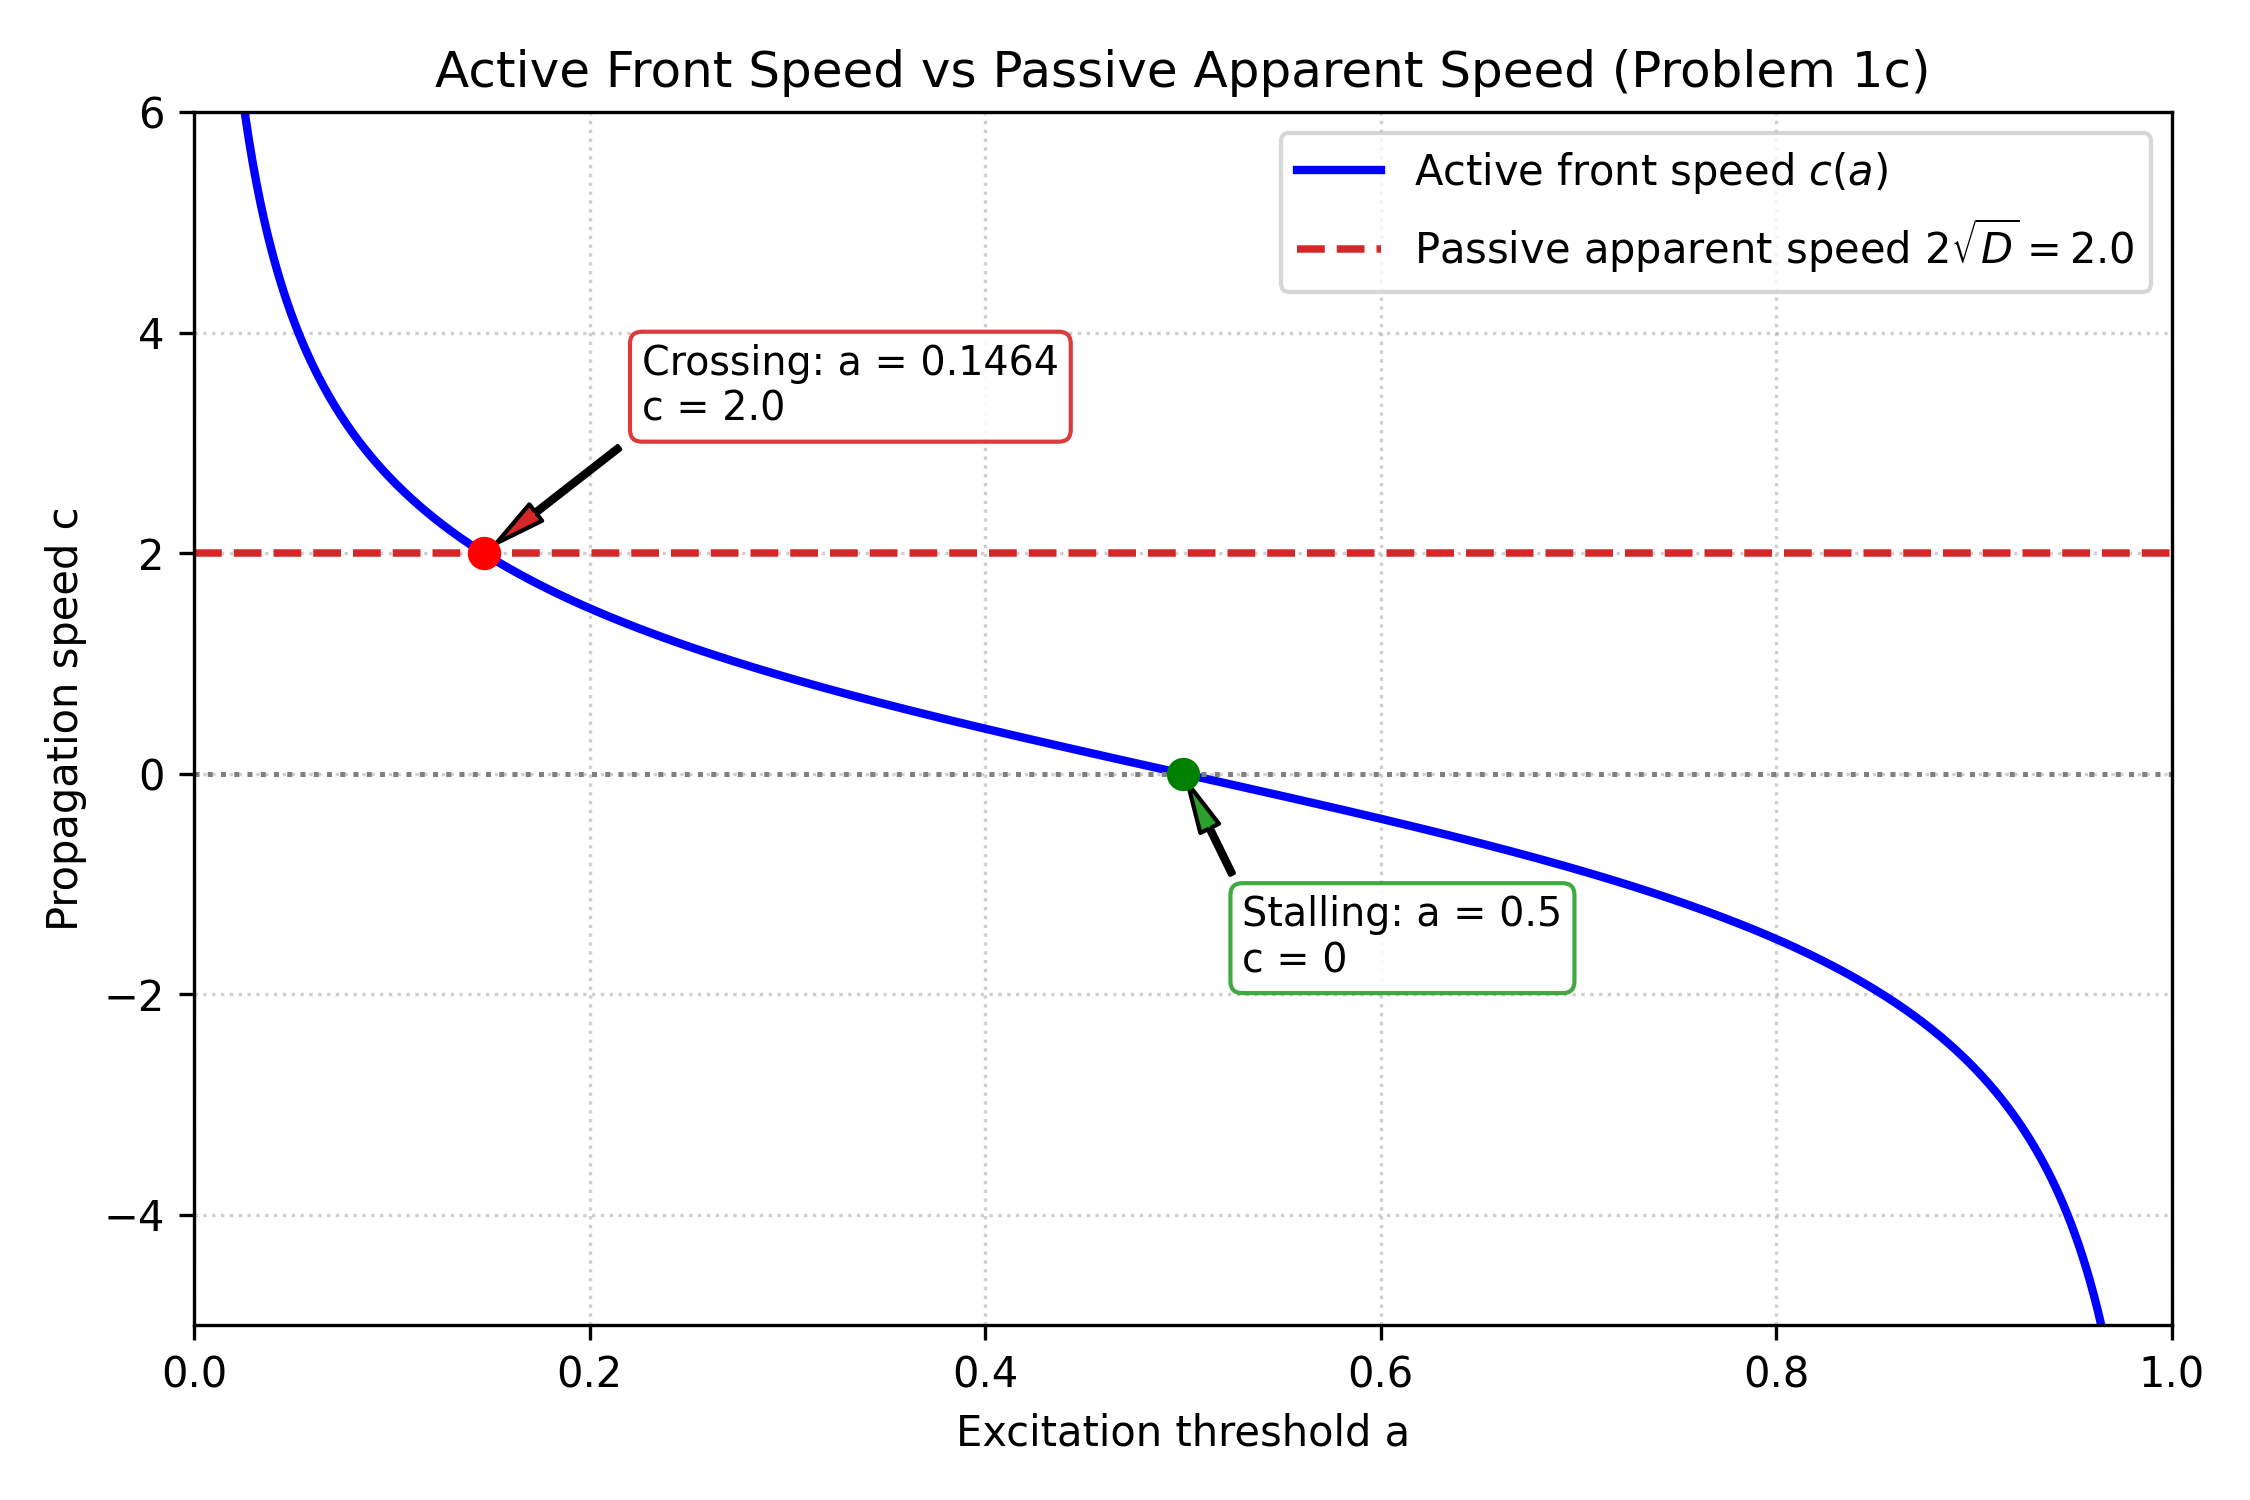

This figure's Python source:
import numpy as np
import matplotlib.pyplot as plt


def front_speed(a, D=1.0):
    """Active McKean traveling front speed c(a) for threshold a."""
    return np.sqrt(D) * (1.0 - 2.0 * a) / np.sqrt(a * (1.0 - a))


if __name__ == "__main__":
    D = 1.0

    # Key points for Problem 1(c) plot
    a_crossing = (2.0 - np.sqrt(2.0)) / 4.0
    c_crossing = front_speed(a_crossing, D)

    print("=" * 60)
    print("PROBLEM 1(c): Active Wavefront Speed vs Passive Speed")
    print("=" * 60)
    print(f"Crossing point (c = 2*sqrt(D)): a = {a_crossing:.4f}, c = {c_crossing:.4f}")
    print(f"Stalling point (c = 0):          a = 0.5000, c = 0.0000")
    print("=" * 60)

    # Plot c(a) vs passive apparent speed
    fig, ax = plt.subplots(figsize=(7.5, 5))

    a_grid = np.linspace(0.01, 0.99, 1000)
    c_grid = front_speed(a_grid, D)

    ax.plot(a_grid, c_grid, "b-", lw=2, label=r"Active front speed $c(a)$")
    ax.axhline(2.0 * np.sqrt(D), color="tab:red", linestyle="--", lw=1.8,
               label=r"Passive apparent speed $2\sqrt{D} = 2.0$")
    ax.axhline(0.0, color="gray", linestyle=":", lw=1.2)

    # Highlight crossing point
    ax.plot(a_crossing, 2.0 * np.sqrt(D), "ro", markersize=7, zorder=5)
    ax.annotate(f"Crossing: a = {a_crossing:.4f}\nc = 2.0",
                xy=(a_crossing, 2.0), xytext=(a_crossing + 0.08, 3.2),
                arrowprops=dict(facecolor="tab:red", shrink=0.08, width=1, headwidth=5),
                fontsize=9.5,
                bbox=dict(boxstyle="round,pad=0.3", facecolor="white", edgecolor="tab:red", alpha=0.9))

    # Highlight stalling point
    ax.plot(0.5, 0.0, "go", markersize=7, zorder=5)
    ax.annotate("Stalling: a = 0.5\nc = 0",
                xy=(0.5, 0.0), xytext=(0.53, -1.8),
                arrowprops=dict(facecolor="tab:green", shrink=0.08, width=1, headwidth=5),
                fontsize=9.5,
                bbox=dict(boxstyle="round,pad=0.3", facecolor="white", edgecolor="tab:green", alpha=0.9))

    ax.set_xlim(0.0, 1.0)
    ax.set_ylim(-5.0, 6.0)
    ax.set_xlabel("Excitation threshold a")
    ax.set_ylabel("Propagation speed c")
    ax.set_title("Active Front Speed vs Passive Apparent Speed (Problem 1c)")
    ax.grid(True, linestyle=":", alpha=0.6)
    ax.legend(loc="upper right")

    fig.tight_layout()
    out_fig = "hw2_p1c_wave_speed.png"
    fig.savefig(out_fig, dpi=300)
    plt.close(fig)
    print(f"Saved figure to: {out_fig}\n")
